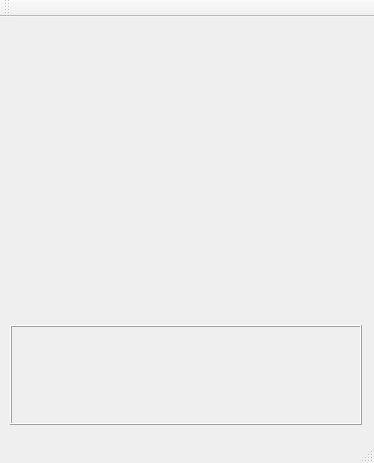
<?xml version="1.0" encoding="UTF-8"?>
<ui version="4.0">
 <class>MainWindow</class>
 <widget class="QMainWindow" name="MainWindow">
  <property name="geometry">
   <rect>
    <x>0</x>
    <y>0</y>
    <width>374</width>
    <height>463</height>
   </rect>
  </property>
  <property name="windowTitle">
   <string>simpleQT</string>
  </property>
  <property name="toolButtonStyle">
   <enum>Qt::ToolButtonIconOnly</enum>
  </property>
  <widget class="QWidget" name="centralWidget">
   <widget class="MyGLWidget" name="widget" native="true">
    <property name="geometry">
     <rect>
      <x>10</x>
      <y>10</y>
      <width>352</width>
      <height>288</height>
     </rect>
    </property>
   </widget>
   <widget class="QFrame" name="frame">
    <property name="geometry">
     <rect>
      <x>10</x>
      <y>308</y>
      <width>352</width>
      <height>100</height>
     </rect>
    </property>
    <property name="frameShape">
     <enum>QFrame::Box</enum>
    </property>
    <property name="frameShadow">
     <enum>QFrame::Raised</enum>
    </property>
   </widget>
  </widget>
  <widget class="QMenuBar" name="menuBar">
   <property name="geometry">
    <rect>
     <x>0</x>
     <y>0</y>
     <width>374</width>
     <height>21</height>
    </rect>
   </property>
  </widget>
  <widget class="QStatusBar" name="statusBar"/>
  <widget class="QToolBar" name="mainToolBar">
   <attribute name="toolBarArea">
    <enum>TopToolBarArea</enum>
   </attribute>
   <attribute name="toolBarBreak">
    <bool>false</bool>
   </attribute>
  </widget>
 </widget>
 <layoutdefault spacing="6" margin="11"/>
 <customwidgets>
  <customwidget>
   <class>MyGLWidget</class>
   <extends>QWidget</extends>
   <header location="global">myglwidget.h</header>
   <container>1</container>
  </customwidget>
 </customwidgets>
 <resources/>
 <connections/>
</ui>
